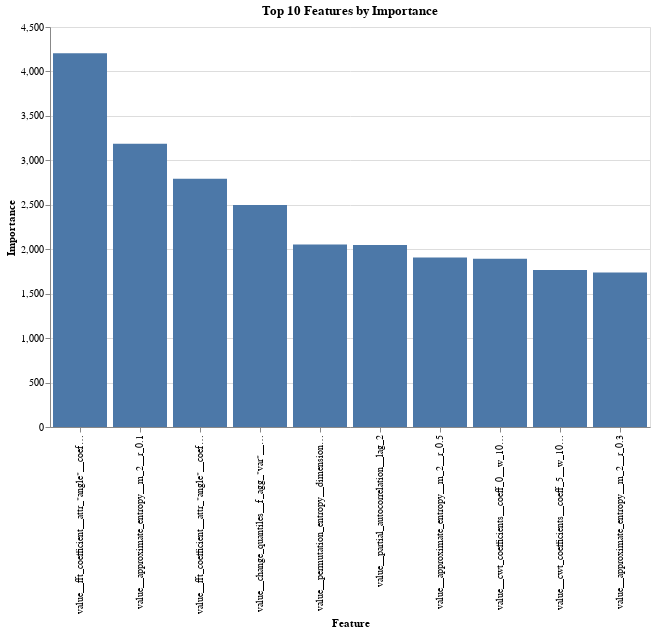

This figure's notebook cell:
### Code cell
import altair as alt
import pandas as pd

# Ensure the DataFrame is constructed correctly
feature_importance = pd.DataFrame({
    'Feature': feature_names,
    'Importance': importances
})

# Select the top 10 features
top_features = feature_importance.nlargest(10, 'Importance')

# Plot using Altair
chart = alt.Chart(top_features).mark_bar().encode(
    x=alt.X('Feature:N', sort='-y', title='Feature'),
    y=alt.Y('Importance:Q', title='Importance'),
    tooltip=['Feature', 'Importance']
).properties(
    title='Top 10 Features by Importance',
    width=600,
    height=400
)

# Show the plot
chart.display()

### Figure 1 — Vega-Lite specification as saved in the notebook (floating-point values rounded to 4 significant figures)
{"config": {"view": {"continuousWidth": 400, "continuousHeight": 300}}, "data": {"name": "data-4fe0f432fe8f8d89dfb943ba2fe592f8"}, "mark": "bar", "encoding": {"tooltip": [{"field": "Feature", "type": "nominal"}, {"field": "Importance", "type": "quantitative"}], "x": {"field": "Feature", "sort": "-y", "title": "Feature", "type": "nominal"}, "y": {"field": "Importance", "title": "Importance", "type": "quantitative"}}, "height": 400, "title": "Top 10 Features by Importance", "width": 600, "$schema": "https://vega.github.io/schema/vega-lite/v4.17.0.json", "datasets": {"data-4fe0f432fe8f8d89dfb943ba2fe592f8": [{"Feature": "value__fft_coefficient__attr_\"angle\"__coeff_4", "Importance": 4204.0}, {"Feature": "value__approximate_entropy__m_2__r_0.1", "Importance": 3186.0}, {"Feature": "value__fft_coefficient__attr_\"angle\"__coeff_13", "Importance": 2792.0}, {"Feature": "value__change_quantiles__f_agg_\"var\"__isabs_True__qh_0.4__ql_0.2", "Importance": 2497.0}, {"Feature": "value__permutation_entropy__dimension_6__tau_1", "Importance": 2052.0}, {"Feature": "value__partial_autocorrelation__lag_2", "Importance": 2047.0}, {"Feature": "value__approximate_entropy__m_2__r_0.5", "Importance": 1908.0}, {"Feature": "value__cwt_coefficients__coeff_0__w_10__widths_(2, 5, 10, 20)", "Importance": 1894.0}, {"Feature": "value__cwt_coefficients__coeff_5__w_10__widths_(2, 5, 10, 20)", "Importance": 1765.0}, {"Feature": "value__approximate_entropy__m_2__r_0.3", "Importance": 1737.0}]}}
